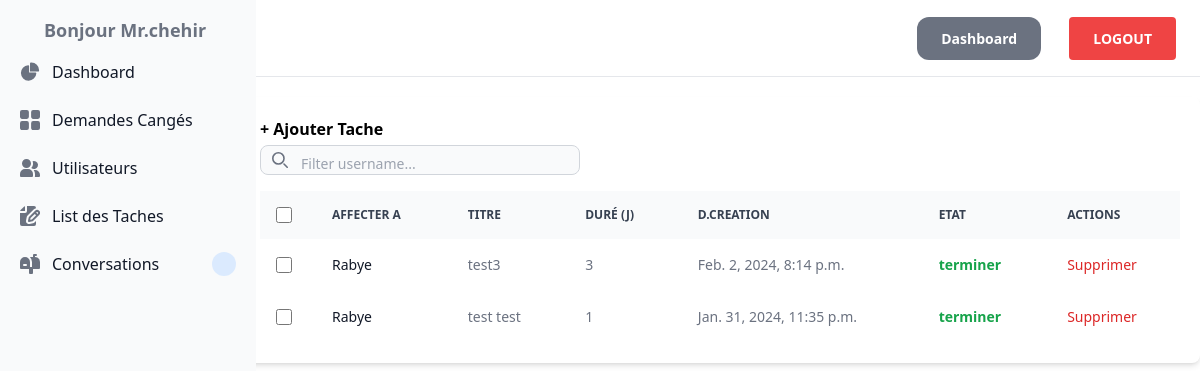
The page /taches/tache_list/ (signed in) on the database its author committed.
### tache/models.py (models this page shows)
class Tache(models.Model):
    STATUS_CHOICES = (
        ('open', 'Open'),
        ('encours', 'EnCours'),
        ('terminer', 'Terminer')
    )
    class Meta:
        verbose_name_plural = 'tache'
    user_id = models.ForeignKey(User, related_name="tache", on_delete=models.CASCADE)
    titre = models.CharField(max_length=255)
    duree = models.IntegerField()
    etat = models.CharField(choices=STATUS_CHOICES,max_length=10, default="open")
    created_at = models.DateTimeField(auto_now_add=True)

### tache/views.py (the view)
# urls.py: path('tache_list/', views.ListTache, name='ListTache'),
def ListTache(request):
    taches = Tache.objects.all().order_by('-created_at')
    return render(request, 'tache/listTaches.html',{
         'taches' : taches
    })

### tache/templates/tache/listTaches.html (shortened to what this page needs)
{% extends 'core/base.html' %}
{% block content %}
<div class="w-4/5 py-5  mx-auto float-right">
    <div class="relative overflow-x-auto shadow-md sm:rounded-lg px-5 py-5">
      <a href="{% url 'tache:addTache' %}" class="font-semibold hover:text-green-500" > + Ajouter Tache </a>
       <div class="pb-4 bg-white dark:bg-gray-900">
           <div class="relative mt-1">
               <div class="absolute inset-y-0 rtl:inset-r-0 start-0 flex items-center ps-3 pointer-events-none">
               </div>
               <input type="text" id="filterName" class="block pt-2 ps-10 text-sm text-gray-900 border border-gray-300 rounded-lg w-80 bg-gray-50 focus:ring-blue-500 focus:border-blue-500 dark:bg-gray-700 dark:border-gray-600 dark:placeholder-gray-400 dark:text-white dark:focus:ring-blue-500 dark:focus:border-blue-500" placeholder="Filter username...">
           </div>
       </div>
       {% if request.user.role == admin %}
       <table class="w-full text-sm text-left rtl:text-right text-gray-500 dark:text-gray-400">
           <thead class="text-xs text-gray-700 uppercase bg-gray-50 dark:bg-gray-700 dark:text-gray-400">
               <tr>
                   <th scope="col" class="p-4">
                       <div class="flex items-center">
                           <input id="checkbox-all-search" type="checkbox" class="w-4 h-4 text-blue-600 bg-gray-100 border-gray-300 rounded focus:ring-blue-500 dark:focus:ring-blue-600 dark:ring-offset-gray-800 dark:focus:ring-offset-gray-800 focus:ring-2 dark:bg-gray-700 dark:border-gray-600">
                       </div>
                   </th>
                   <th scope="col" class="px-6 py-3">
                       Affecter a
                   </th>
                   <th scope="col" class="px-6 py-3">
                       Titre
                   </th>
                   <th scope="col" class="px-6 py-3">
                       Duré (j)
                   </th>
                   <th scope="col" class="px-6 py-3">
                       D.creation
                   </th>
                   <th scope="col" class="px-6 py-3">
                       Etat
                   </th>
                   <th scope="col" class="px-6 py-3">
                       Actions
                   </th>
               </tr>
           </thead>
           <tbody>
               {% for tach in taches %}
               <tr class="bg-white dark:bg-gray-800 hover:bg-gray-50 dark:hover:bg-gray-600">
                   <td class="w-4 p-4">
                       <div class="flex items-center">
                           <input id="checkbox-table-3" type="checkbox" class="w-4 h-4 text-blue-600 bg-gray-100 border-gray-300 rounded focus:ring-blue-500 dark:focus:ring-blue-600 dark:ring-offset-gray-800 dark:focus:ring-offset-gray-800 focus:ring-2 dark:bg-gray-700 dark:border-gray-600">
                       </div>
                   </td>
                   <td scope="row" class="px-6 py-4 font-medium text-gray-900 whitespace-nowrap dark:text-white">
                       {{ tach.user_id }}
                   </td>
                   <td class="px-6 py-4">
                       {{tach.titre}}
                   </td>
                   <td class="px-6 py-4">
                       {{tach.duree}}
                   </td>
                   <td class="px-6 py-4">
                    {{tach.created_at}}
                   </td>
                   <td class="px-6 py-4 {% if tach.etat == 'open' %} text-red-600 {% elif tach.etat == 'encours'  %} text-yellow-600  {% else %} text-green-600 {% endif %} font-bold">
                       {{tach.etat}}
                      </div>
                   <td class="px-6 py-4">
                       <a href="{% url 'tache:deleteTache' tach.id %}" class="font-medium text-red-600 dark:text-blue-500 hover:underline">Supprimer</a>
                   </td>
               {% endfor %}
       {% endif %}
{% endblock %}

### core/templates/core/base.html (shortened to what this page needs)
<!DOCTYPE html>
<html lang="en">
<head>
    <script src="https://cdn.tailwindcss.com"></script>
    <link href="https://cdn.jsdelivr.net/npm/tailwindcss@2.2.19/dist/tailwind.min.css" rel="stylesheet">
</head>
<body>
   <nav class="py-6 px-6 flex justify-between items-center border-b border-gray-200">
      <a href="index/" class="text-xl font-semibold">TEST</a>
      <div class="space-x-6">
          <a href="{% url 'core:index' %}" class="px-6 py-3 text-sm font-semibold bg-gray-500 text-white rounded-xl hover:bg-gray-700">Dashboard</a>
          <a href="{% url 'core:custom_logout' %}" class="px-6 py-3 text-sm font-semibold bg-red-500 text-white rounded hover:bg-red-700">LOGOUT</a>
      </div>
  </nav>
     <aside id="separator-sidebar" class="fixed top-0 left-0 z-40 w-64 h-screen transition-transform -translate-x-full sm:translate-x-0" aria-label="Sidebar">
        <div class="h-full px-3 py-4 overflow-y-auto bg-gray-50 dark:bg-gray-800">
           <ul class="space-y-2 font-medium">
            <h2 class=" ms-3 text-lg font-bold text-gray-500 hover:text-gray-500 px-5" >Bonjour Mr.{{ request.user }}</h2>
              <li>
                 <a href=" {% url 'core:index' %} " class="flex items-center p-2 text-gray-900 rounded-lg dark:text-white hover:bg-gray-100 dark:hover:bg-gray-700 group">
                    <span class="ms-3">Dashboard</span>
                 </a>
              </li>
              <li>
                 <a href="{% url 'demandeCongee:ListConges' %}" class="flex items-center p-2 text-gray-900 rounded-lg dark:text-white hover:bg-gray-100 dark:hover:bg-gray-700 group">
                    <span class="flex-1 ms-3 whitespace-nowrap">Demandes Cangés</span>
                 </a>
              </li>
              {% if request.user.username == 'chehir'   %}
              <li>
                 <a href="{% url 'core:getUser' %}" class="flex items-center p-2 text-gray-900 rounded-lg dark:text-white hover:bg-gray-100 dark:hover:bg-gray-700 group">
                    <span class="flex-1 ms-3 whitespace-nowrap">Utilisateurs</span>
                 </a>
              </li>
              <li>
               <a href="{% url 'tache:ListTache' %}" class="flex items-center p-2 text-gray-900 rounded-lg dark:text-white hover:bg-gray-100 dark:hover:bg-gray-700 group">
                  <span class="flex-1 ms-3 whitespace-nowrap">List des Taches</span>
               </a>
            </li>
              {% endif %}
              <li>
               <a href="{% url 'conversation:conver' %}" class="flex items-center p-2 text-gray-900 rounded-lg dark:text-white hover:bg-gray-100 dark:hover:bg-gray-700 group">
                  <span class="flex-1 ms-3 whitespace-nowrap">Conversations</span>
                  <span class="inline-flex items-center justify-center w-3 h-3 p-3 ms-3 text-sm font-medium text-blue-800 bg-blue-100 rounded-full dark:bg-blue-900 dark:text-blue-300">{{convcounts.count}}</span>
               </a>
            </li>
           </ul>
        </div>
     </aside>
        {% block content %}
        {% endblock %}
  </body>
</html>

### rows shown on the page
Tache: user_id "Rabye", titre "test3", duree "3", created_at "Feb. 2, 2024, 8:14 p.m.", etat "terminer"
Tache: user_id "Rabye", titre "test test", duree "1", created_at "Jan. 31, 2024, 11:35 p.m.", etat "terminer"

### other values the page prints
{{ request.user }} "chehir"
